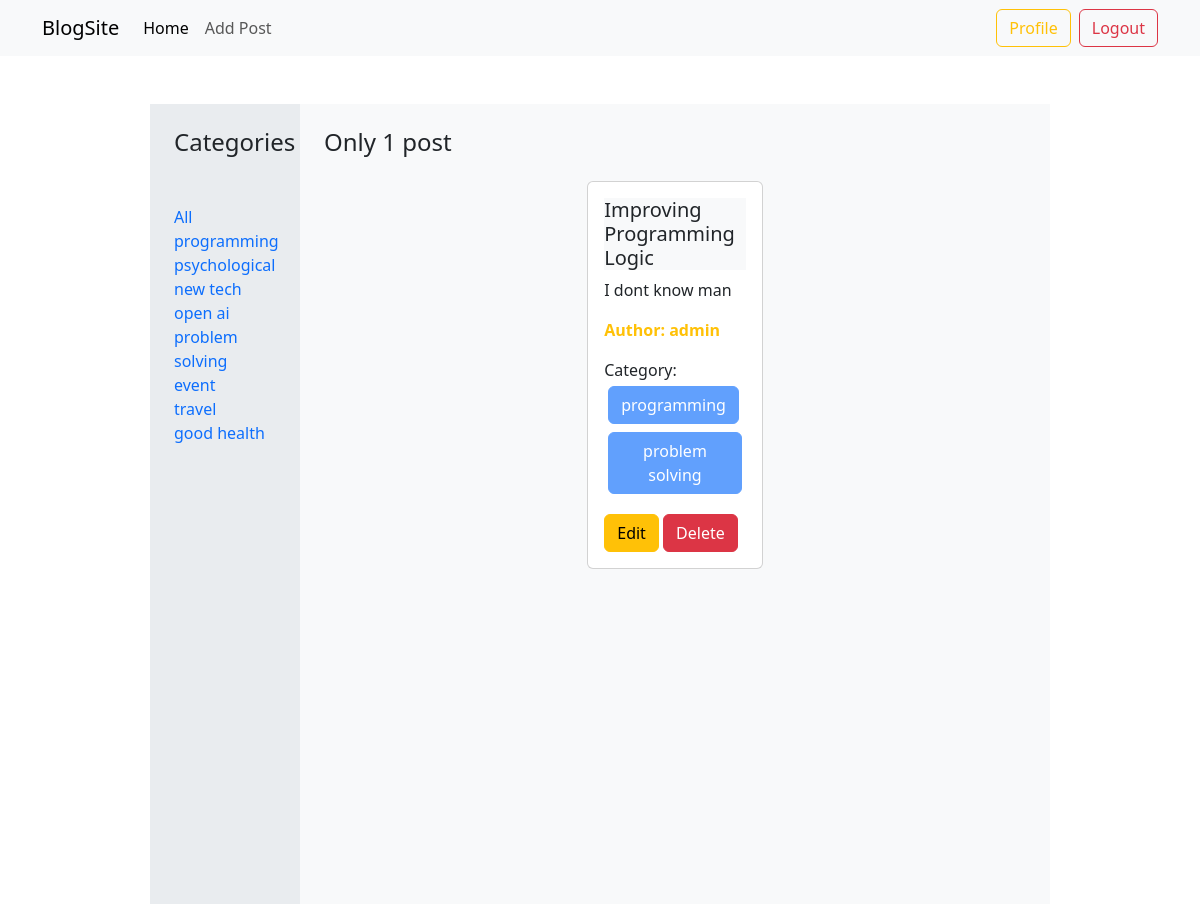
The page /category/programming/ (signed in) on the database its author committed.
### categories/models.py (models this page shows, shortened)
class Category(models.Model):
    name = models.CharField(max_length=100)
    slug = models.SlugField(max_length=100, unique=True, blank=True, null=True)

### posts/models.py (models this page shows, shortened)
class Post(models.Model):
    title = models.CharField(max_length=50)
    content = models.TextField()
    category = models.ManyToManyField(Category)
    author = models.ForeignKey(User, on_delete=models.CASCADE)

### blog_project/views.py (the view)
# urls.py: 2. Add a URL to urlpatterns:  path('', views.home, name='home')
def home(request, category_slug=None):
    posts = Post.objects.all()
    if category_slug is not None:
        category = Category.objects.get(slug=category_slug)
        posts = Post.objects.filter(category=category)
    categories = Category.objects.all()
    return render(request, 'home.html', {'posts': posts, 'categories': categories})

### templates/home.html
{% extends 'base.html' %} {% block content %}
<div class="d-flex flex-wrap mt-5">
    <div class="col-lg-2 col-md-12 bg-body-secondary vh-100 p-4">
        <h4 class="mb-5">Categories</h4>
        <a class="text-decoration-none" href="{% url 'home' %}">All</a>
        <br />
        {% for category in categories %}
        <a class="text-decoration-none" href="{% url 'category_filter' category.slug %}"
            >{{category.name}}</a
        >
        <br />
        {% endfor%}
    </div>
    <div class="col-lg-10 col-md-12 p-4 bg-body-tertiary">
        {% if posts|length == 0 %}
        <h4>No Posts Available!</h4>
        {% else %}
        <h4>
            {% if posts|length > 1 %} Total {{posts | length}} posts {% else %}
            Only {{posts | length}} post {% endif %}
        </h4>
        {% endif %}
        <div class="d-flex flex-wrap justify-content-center">
            {% for post in posts %}
            <div class="col-sm-3 m-3">
                <div class="card">
                    <div class="card-body">
                        <h5 class="card-title bg-body-tertiary">
                            {{post.title}}
                        </h5>
                        <p class="card-text">{{post.content}}</p>
                        <p class="card-text fw-bold text-warning">
                            Author: {{post.author.username}}
                        </p>
                        <p class="card-text">
                            Category: {% for cat in post.category.all %}
                            <button class="btn btn-primary disabled m-1">
                                {{cat.name}}
                            </button>
                            {% endfor %}
                        </p>
                        {% if user.is_authenticated and user == post.author %}
                        <a
                            href="{% url 'edit_post' post.id %}"
                            class="btn btn-warning"
                            >Edit</a
                        >
                        <a
                            href="{% url 'delete_post' post.id %}"
                            class="btn btn-danger"
                            >Delete</a
                        >
                        {% endif %}
                    </div>
                </div>
            </div>
            {% endfor %}
        </div>
    </div>
</div>
{% endblock %}

### rows shown on the page
Category: name "programming"
Category: name "psychological"
Category: name "new tech"
Category: name "open ai"
Category: name "problem solving"
Category: name "event"
Category: name "travel"
Category: name "good health"
Post: title "Improving Programming Logic", content "I dont know man", author.username "admin", shows "Edit"

### other values the page prints
{{ posts | length }} "1"
